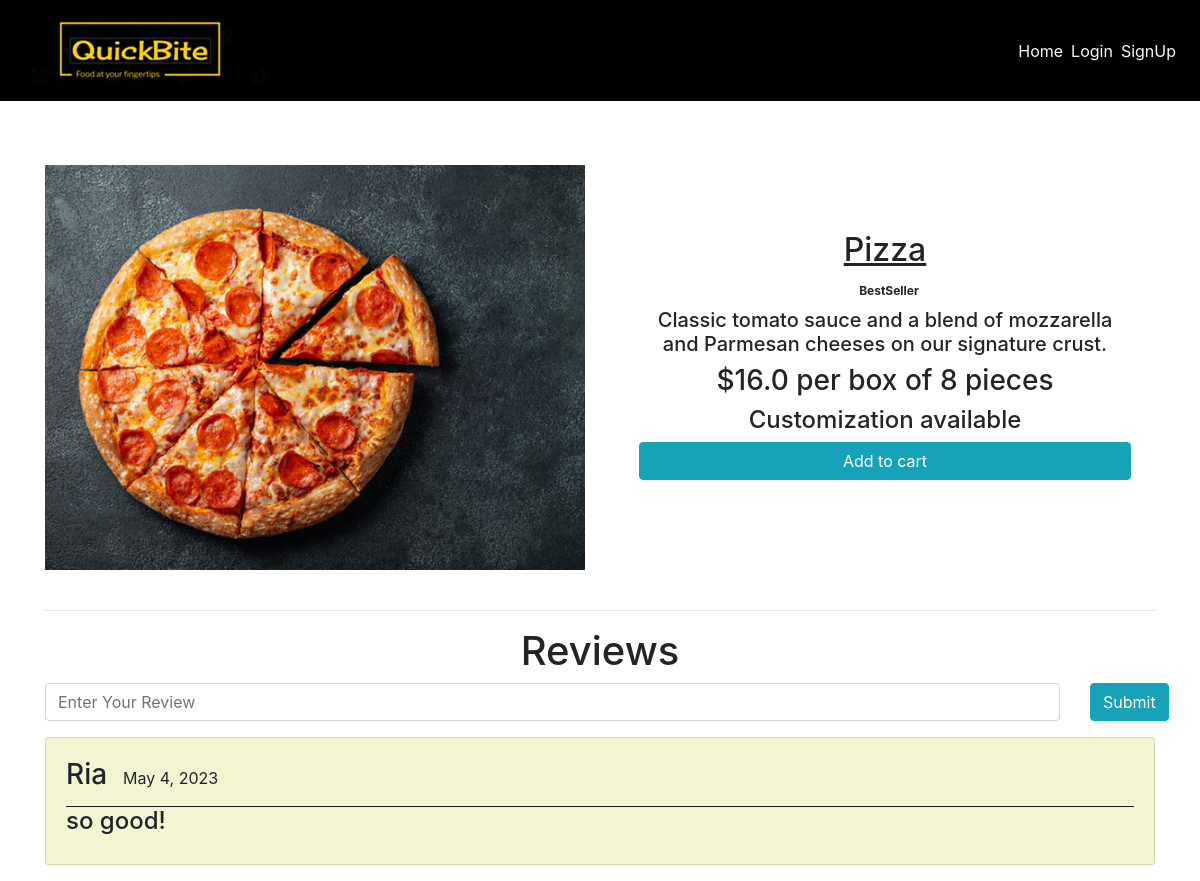
Screenshot of /dishes/pizza with the database file from the repository.
### main/models.py (models this page shows, shortened)
class Item(models.Model):
    LABELS = (
        ('BestSeller', 'BestSeller'),
        ('New', 'New'),
        ('Spicy🔥', 'Spicy🔥'),
    )
    LABEL_COLOUR = (
        ('danger', 'danger'),
        ('success', 'success'),
        ('primary', 'primary'),
        ('info', 'info')
    )
    title = models.CharField(max_length=150)
    description = models.CharField(max_length=250,blank=True)
    price = models.FloatField()
    pieces = models.IntegerField(default=6)
    instructions = models.CharField(max_length=250,default="Jain Option Available")
    image = models.ImageField(default='default.png', upload_to='images/')
    labels = models.CharField(max_length=25, choices=LABELS, blank=True)
    label_colour = models.CharField(max_length=15, choices=LABEL_COLOUR, blank=True)
    slug = models.SlugField(default="sushi_name")
    created_by = models.ForeignKey(User, on_delete=models.CASCADE)

class Reviews(models.Model):
    user = models.ForeignKey(User, on_delete = models.CASCADE)
    item = models.ForeignKey(Item, on_delete = models.CASCADE)
    rslug = models.SlugField()
    review = models.TextField()
    posted_on = models.DateField(default=timezone.now)
    class Meta:
        verbose_name = 'Review'
        verbose_name_plural = 'Reviews'

### main/views.py (the view)
# urls.py: path('dishes/<slug>', views.menuDetail, name='dishes'),
def menuDetail(request, slug):
    item = Item.objects.filter(slug=slug).first()
    reviews = Reviews.objects.filter(rslug=slug).order_by('-id')[:7]
    context = {
        'item': item,
        'reviews': reviews,
    }
    return render(request, 'main/dishes.html', context)

### main/templates/main/dishes.html (shortened to what this page needs)
{% extends "main/layout.html" %}
{% block content %}
<div class="dishes">
  <main class="mt-3 pt-4 main">
    <div class="container dark-grey-text">
      <div class="row wow fadeIn">
        <div class="col-md-6 mb-4">
          <img src="{{ item.image.url }}" class="img-fluid mt-4" alt="">
        </div>
        <div class="col-md-6 mb-4 information">
          <div class="p-4 content">
            <div class="mt-0">
              <h2><u>{{ item.title }}</u></h2>
                  <h2 class="badge badge-{{ item.label_colour }} ml-2">{{ item.labels }}</h2>
            </div>
            <div class="lead">
              {% if item.description %}
              <h5>{{ item.description }}</h5>
              {% endif %}
              {% if item.pieces > 0 %}
                <h3>${{ item.price }} per box of {{ item.pieces}} pieces</h3>
              {% else %}
                <h3>${{ item.price }}</h3>
              {% endif %}
              <h4>{{ item.instructions }}</h4>
            </div>
            <a href="{% url 'main:add-to-cart' item.slug %}" class="btn btn-info btn-md my-0 p">Add to cart</a>
          </div>
        </div>
      </div>
      <hr>
    </div>
  </main>
  <div class="container">
    <h1 class="text-center">Reviews</h1>
    <form action="{% url 'main:add_reviews' %}" method="POST" class="mb-3">
      <div class="row">
        <div class="col-sm-11">
          <input type="text" name="review" class="form-control" placeholder="Enter Your Review">
        </div>
        <div class="col-sm-1">
          <button type="submit" class="btn btn-info">Submit</button>
        </div>
      </div>
    </form>
    {% for review in reviews %}
    <div class="main-reviews card mb-3" style="background-color: #f2f4d2">
      <div class="card-body">
        <div class="user_details" style="display: flex; border-bottom: 1px solid rgb(31, 30, 30);">
          <h3 class="mr-3">{{ review.user.username }} </h3>
          <p class="mt-2">{{ review.posted_on }}</p>
        </div>
          <h4>{{ review.review }}</h4>
      </div>
    </div>
    {% endfor %}
  </div>
</div>
{% endblock content %}

### main/static/main/styles.css (style rules this page uses)
.dishes .main .container .row img { max-width: 540px; max-height: 450px; width: fit-content; }
.dishes .main .container .row .content { display: flex; flex-direction: column; text-align: center; justify-content: center; }
.dishes .main .container .row .information { display: flex; flex-direction: column; text-align: center; justify-content: center; }

### rows the page displays
Item: image (picture), title "Pizza", labels "BestSeller", description "Classic tomato sauce and a blend of mozzarella and Parmesan cheeses on our signature crust.", price "16.0", pieces "8", instructions "Customization available"
Reviews: user.username "Ria", posted_on "May 4, 2023", review "so good!"
